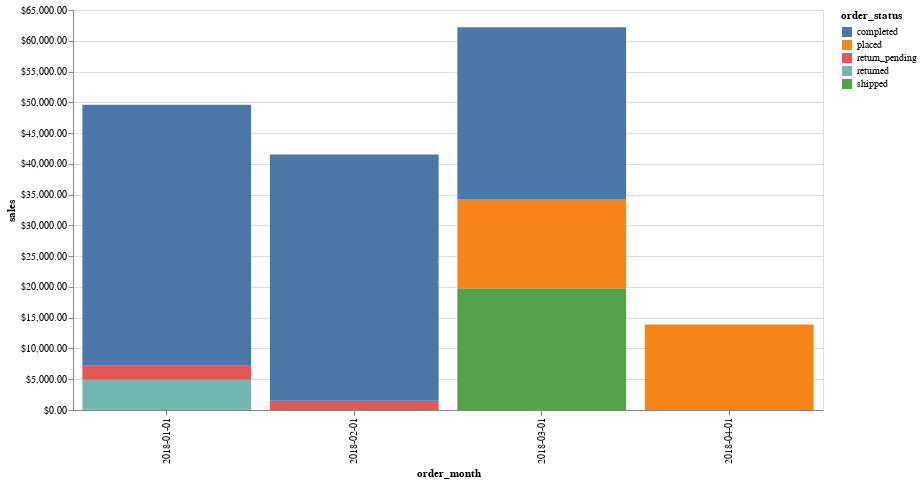

Notebook source saved alongside this figure:
### Code cell
monthly_sales_by_order_status = """
SELECT 
    date_trunc('month', order_date)::string as order_month,
    order_status,
    sum(order_amount_usd) as sales 
FROM 
    orders_df
GROUP BY ALL
ORDER BY 1 
"""

chart = alt.Chart(duckdb.sql(monthly_sales_by_order_status).df()).mark_bar().encode(
    x="order_month",
    y=alt.Y("sales", axis=alt.Axis(format='$,.2f')),
    tooltip=["order_month", "sales", "order_status"],
    color="order_status",
).properties(
    width=750,
    height=400
).interactive()
chart

### Figure 1 — Vega-Lite specification as saved in the notebook (floating-point values rounded to 4 significant figures)
{"config": {"view": {"continuousWidth": 300, "continuousHeight": 300}}, "data": {"name": "data-ae1b25ea32dc67646bf2e928295c79c7"}, "mark": {"type": "bar"}, "encoding": {"color": {"field": "order_status", "type": "nominal"}, "tooltip": [{"field": "order_month", "type": "nominal"}, {"field": "sales", "type": "quantitative"}, {"field": "order_status", "type": "nominal"}], "x": {"field": "order_month", "type": "nominal"}, "y": {"axis": {"format": "$,.2f"}, "field": "sales", "type": "quantitative"}}, "height": 400, "params": [{"name": "param_12", "select": {"type": "interval", "encodings": ["x", "y"]}, "bind": "scales"}], "width": 750, "$schema": "https://vega.github.io/schema/vega-lite/v5.17.0.json", "datasets": {"data-ae1b25ea32dc67646bf2e928295c79c7": [{"order_month": "2018-01-01", "order_status": "returned", "sales": 4900.0}, {"order_month": "2018-01-01", "order_status": "return_pending", "sales": 2300.0}, {"order_month": "2018-01-01", "order_status": "completed", "sales": 42400.0}, {"order_month": "2018-02-01", "order_status": "return_pending", "sales": 1500.0}, {"order_month": "2018-02-01", "order_status": "completed", "sales": 40000.0}, {"order_month": "2018-03-01", "order_status": "shipped", "sales": 19800.0}, {"order_month": "2018-03-01", "order_status": "placed", "sales": 14500.0}, {"order_month": "2018-03-01", "order_status": "completed", "sales": 27900.0}, {"order_month": "2018-04-01", "order_status": "placed", "sales": 13900.0}]}}
